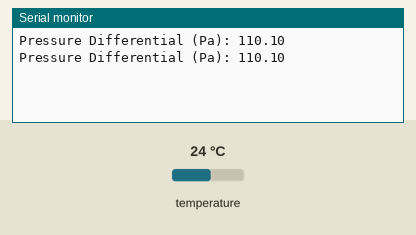
A sketch run on a simulated Arduino Uno, built with avr-gcc and run on an emulated ATmega328P. Shown: the last lines printed to the serial monitor. Wiring (inferred from the names in the program): HTU21/Si7021 sensor at I2C address 0x40. The inputs (shaded band) are chosen by the test bench; at power-on: temperature 24 °C.

Above: at 2.0 s.
2.1 s: temperature set to 12 °C
At 3.0 s:
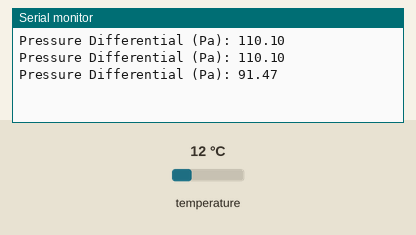
3.6 s: temperature set to 19 °C
At 4.8 s:
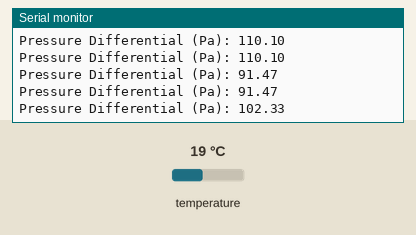
Timing chart, 0 to 6.6 s (numbered marks = the images above; inputs shaded):
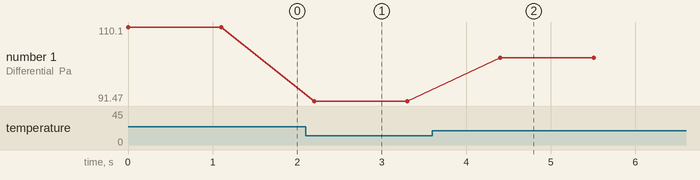

Measured:
- after the input at 2.1 s, the serial monitor: prints a new line after 0.10 s (image 1)
- after the input at 3.6 s, the serial monitor: prints a new line after 0.81 s (image 2)
- plotted number 1: 110.1 → 91.47 after the input at 2.1 s, 91.47 → 102.33 after the input at 3.6 s

The sketch:

SDP6x.ino
```cpp
/****************************************************************
 * ReadSDP6x
 *  An example sketch that reads the sensor and prints the
 *  Differential Pressure to the PC's serial port
 *
 *  Tested with:
 *    - SDP600/610-125Pa (bought from FutureElectronics.com)
 ***************************************************************/

#include <Wire.h>
#include "SDP6x.h"

float difPressure;

void setup()
{
  Wire.begin();
  Serial.begin(9600);
  difPressure = 0.0;
}

void loop()
{
  Serial.print("Pressure Differential (Pa): ");
  difPressure = SDP6x.GetPressureDiff();
  Serial.print(difPressure);
  Serial.print("\n");
  delay(1000);
}
```

SDP6x.cpp
```cpp
// (licence header left out)
#include <inttypes.h>
#include <Wire.h>
#include "Arduino.h"
#include "SDP6x.h"

#define SCALEFACTOR 240.0
// NOTE you will need to change the SCALEFACTOR to the appropriate value for your sensor
//  Don't forget the .0 at the end, it makes sure Arduino does not round the number
// SENSOR       | SDP6xx-500Pa and SDP5xx  |  SDP6x0-125Pa  |  SDP6x0-25Pa  |
// SCALEFACTOR  |         60.0             |     240.0      |     1200.0    | (1/Pa)

/******************************************************************************
 * Global Functions
 ******************************************************************************/

/**********************************************************
 * GetPressureDiff
 *  Gets the current Pressure Differential from the sensor.
 *
 * @return float - The Pressure in Pascal
 **********************************************************/
float SDP6xClass::GetPressureDiff(void)
{
  int16_t res;
  if (readSensor(ePresHoldCmd, (uint16_t*)&res)) {
	return ((float)(res)/SCALEFACTOR);
  } else {
	  return -10000000;
  }
}


/******************************************************************************
 * Private Functions
 ******************************************************************************/

bool SDP6xClass::readSensor(uint8_t command, uint16_t* res)
{
    uint16_t result;
	uint8_t data[2];
	uint8_t checksum;
	unsigned long startTime;

    Wire.beginTransmission(eSDP6xAddress);  //begin
    Wire.write(command);          //send the pointer location
    delay(100);
    Wire.endTransmission();                 //end

    Wire.requestFrom(eSDP6xAddress, 3);

	startTime = millis();
    while(Wire.available() < 3) {
		//wait 500ms for results.
		if (millis() - startTime > 500) {
			Wire.endTransmission();
			return false;
		}
    }

	//Store the result
	data[0] = Wire.read();
	data[1] = Wire.read();
	checksum = Wire.read();

	if (CheckCrc(data, 2, checksum) == NO_ERROR) {
		result = (data[0] << 8);
		result += data[1];
		*res = result;
		return true;
	}

	return false;
}


void SDP6xClass::SetSensorResolution(etSensorResolutions resolution){
	uint16_t    userRegister; // advanced user register

	if (readSensor(eReadUserReg, &userRegister)) {
		userRegister &= 0xF1FF;
		userRegister |= (resolution & 0x07) << 9;
		writeSensor(userRegister);
	}

}


void SDP6xClass::writeSensor(uint16_t data){
	uint8_t bytes[2];

	bytes[0] = (data & 0xFF00) >> 8;
	bytes[1] = data & 0x00FF;

    Wire.beginTransmission(eSDP6xAddress);  //begin
    Wire.write(eWriteUserReg);          //send the pointer location
    Wire.write(bytes[0]);          //send the pointer location
    Wire.write(bytes[1]);          //send the pointer location
    delay(100);
    Wire.endTransmission();                 //end
}

//============================================================
// From sensirion App Note "CRC Checksum"
//calculates checksum for n bytes of data
//and compares it with expected checksum
//input: data[] checksum is built based on this data
// nbrOfBytes checksum is built for n bytes of data
// checksum expected checksum
//return: error: CHECKSUM_ERROR = checksum does not match
// 0 = checksum matches
//============================================================
PRES_SENSOR_ERROR SDP6xClass::CheckCrc(uint8_t data[], uint8_t nbrOfBytes, uint8_t checksum) {
	uint8_t crc = 0;
	uint8_t byteCtr;
	//calculates 8-Bit checksum with given polynomial
	for (byteCtr = 0; byteCtr < nbrOfBytes; ++byteCtr) {
		crc ^= (data[byteCtr]);
		for (uint8_t bit = 8; bit > 0; --bit) {
			if (crc & 0x80) crc = (crc << 1) ^ POLYNOMIAL;
			else crc = (crc << 1);
		}
	}
	if (crc != checksum) return CHECKSUM_ERROR;
	else return NO_ERROR;
}

SDP6xClass SDP6x;
```

SDP6x.h
```cpp
// (licence header left out)
#ifndef SDP6X_H
#define SDP6X_H

#include <inttypes.h>

//Checksum CRC-8 polynomial generator (to check the recieved message is undamaged)
#define POLYNOMIAL 0x131 // P(x) = x^8 + x^5 + x^4 -1 = 100110001

typedef enum {
    eSDP6xAddress = 0x40, //(64)
} PRES_SENSOR_P;

typedef enum {
	NO_ERROR = 0,
	CHECKSUM_ERROR = 0X04,
	TIMEOUT_ERROR = 0X08
} PRES_SENSOR_ERROR;

typedef enum {
   ePresHoldCmd = 0xF1, //command to trigger a pressure measurement
   eSoftReset = 0xFE,   //command: soft reset
   eReadUserReg = 0xE5, //command: read advanced user register
   eWriteUserReg = 0xE4 //command: write advanced user register
} PRES_MEASUREMENT_CMD_P;

typedef enum{
  RESOLUTION_9BIT = 0x00,
  RESOLUTION_10BIT = 0x01,
  RESOLUTION_11BIT = 0x02,
  RESOLUTION_12BIT = 0x03,
  RESOLUTION_13BIT = 0x04,
  RESOLUTION_14BIT = 0x05,
  RESOLUTION_15BIT = 0x06,
  RESOLUTION_16BIT = 0x07,
} etSensorResolutions;

class SDP6xClass
{
  private:
    bool readSensor(uint8_t command, uint16_t* res);
    PRES_SENSOR_ERROR CheckCrc(uint8_t data[], uint8_t nbrOfBytes, uint8_t checksum);
	void writeSensor(uint16_t data);

  public:
    float GetPressureDiff(void);
	void SetSensorResolution(etSensorResolutions resolution);
};

extern SDP6xClass SDP6x;

#endif
```
